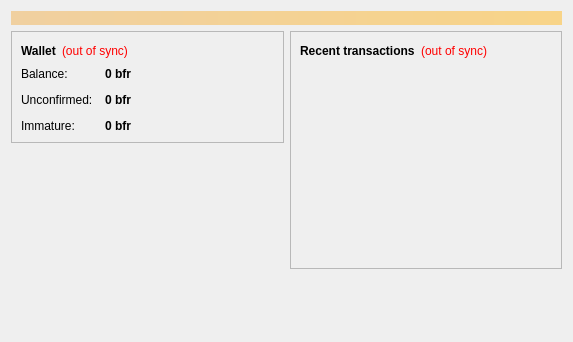
<?xml version="1.0" encoding="UTF-8"?>
<ui version="4.0">
 <class>OverviewPage</class>
 <widget class="QWidget" name="OverviewPage">
  <property name="geometry">
   <rect>
    <x>0</x>
    <y>0</y>
    <width>573</width>
    <height>342</height>
   </rect>
  </property>
  <property name="windowTitle">
   <string>Form</string>
  </property>
  <layout class="QVBoxLayout" name="topLayout">
   <item>
    <widget class="QLabel" name="labelAlerts">
     <property name="visible">
      <bool>false</bool>
     </property>
     <property name="styleSheet">
      <string notr="true">background-color: qlineargradient(x1: 0, y1: 0, x2: 1, y2: 0, stop:0 #F0D0A0, stop:1 #F8D488); color:#000000;</string>
     </property>
     <property name="wordWrap">
      <bool>true</bool>
     </property>
     <property name="margin">
      <number>3</number>
     </property>
    </widget>
   </item>
   <item>
    <layout class="QHBoxLayout" name="horizontalLayout" stretch="1,1">
     <item>
      <layout class="QVBoxLayout" name="verticalLayout_2">
       <item>
        <widget class="QFrame" name="frame">
         <property name="frameShape">
          <enum>QFrame::StyledPanel</enum>
         </property>
         <property name="frameShadow">
          <enum>QFrame::Raised</enum>
         </property>
         <layout class="QVBoxLayout" name="verticalLayout_4">
          <item>
           <layout class="QHBoxLayout" name="horizontalLayout_4">
            <item>
             <widget class="QLabel" name="label_5">
              <property name="font">
               <font>
                <weight>75</weight>
                <bold>true</bold>
               </font>
              </property>
              <property name="text">
               <string>Wallet</string>
              </property>
             </widget>
            </item>
            <item>
             <widget class="QLabel" name="labelWalletStatus">
              <property name="toolTip">
               <string>The displayed information may be out of date. Your wallet automatically synchronizes with the BeFrank network after a connection is established, but this process has not completed yet.</string>
              </property>
              <property name="styleSheet">
               <string notr="true">QLabel { color: red; }</string>
              </property>
              <property name="text">
               <string notr="true">(out of sync)</string>
              </property>
              <property name="alignment">
               <set>Qt::AlignLeading|Qt::AlignLeft|Qt::AlignVCenter</set>
              </property>
             </widget>
            </item>
            <item>
             <spacer name="horizontalSpacer_2">
              <property name="orientation">
               <enum>Qt::Horizontal</enum>
              </property>
              <property name="sizeHint" stdset="0">
               <size>
                <width>40</width>
                <height>20</height>
               </size>
              </property>
             </spacer>
            </item>
           </layout>
          </item>
          <item>
           <layout class="QFormLayout" name="formLayout_2">
            <property name="fieldGrowthPolicy">
             <enum>QFormLayout::AllNonFixedFieldsGrow</enum>
            </property>
            <property name="horizontalSpacing">
             <number>12</number>
            </property>
            <property name="verticalSpacing">
             <number>12</number>
            </property>
            <item row="0" column="0">
             <widget class="QLabel" name="label">
              <property name="text">
               <string>Balance:</string>
              </property>
             </widget>
            </item>
            <item row="0" column="1">
             <widget class="QLabel" name="labelBalance">
              <property name="font">
               <font>
                <weight>75</weight>
                <bold>true</bold>
               </font>
              </property>
              <property name="cursor">
               <cursorShape>IBeamCursor</cursorShape>
              </property>
              <property name="toolTip">
               <string>Your current balance</string>
              </property>
              <property name="text">
               <string notr="true">0 bfr</string>
              </property>
              <property name="textInteractionFlags">
               <set>Qt::LinksAccessibleByMouse|Qt::TextSelectableByKeyboard|Qt::TextSelectableByMouse</set>
              </property>
             </widget>
            </item>
            <item row="1" column="0">
             <widget class="QLabel" name="label_3">
              <property name="text">
               <string>Unconfirmed:</string>
              </property>
             </widget>
            </item>
            <item row="1" column="1">
             <widget class="QLabel" name="labelUnconfirmed">
              <property name="font">
               <font>
                <weight>75</weight>
                <bold>true</bold>
               </font>
              </property>
              <property name="cursor">
               <cursorShape>IBeamCursor</cursorShape>
              </property>
              <property name="toolTip">
               <string>Total of transactions that have yet to be confirmed, and do not yet count toward the current balance</string>
              </property>
              <property name="text">
               <string notr="true">0 bfr</string>
              </property>
              <property name="textInteractionFlags">
               <set>Qt::LinksAccessibleByMouse|Qt::TextSelectableByKeyboard|Qt::TextSelectableByMouse</set>
              </property>
             </widget>
            </item>
            <item row="2" column="0">
             <widget class="QLabel" name="labelImmatureText">
              <property name="text">
               <string>Immature:</string>
              </property>
             </widget>
            </item>
            <item row="2" column="1">
             <widget class="QLabel" name="labelImmature">
              <property name="font">
               <font>
                <weight>75</weight>
                <bold>true</bold>
               </font>
              </property>
              <property name="toolTip">
               <string>Mined balance that has not yet matured</string>
              </property>
              <property name="text">
               <string notr="true">0 bfr</string>
              </property>
              <property name="textInteractionFlags">
               <set>Qt::LinksAccessibleByMouse|Qt::TextSelectableByKeyboard|Qt::TextSelectableByMouse</set>
              </property>
             </widget>
            </item>
           </layout>
          </item>
         </layout>
        </widget>
       </item>
       <item>
        <spacer name="verticalSpacer">
         <property name="orientation">
          <enum>Qt::Vertical</enum>
         </property>
         <property name="sizeHint" stdset="0">
          <size>
           <width>20</width>
           <height>40</height>
          </size>
         </property>
        </spacer>
       </item>
      </layout>
     </item>
     <item>
      <layout class="QVBoxLayout" name="verticalLayout_3">
       <item>
        <widget class="QFrame" name="frame_2">
         <property name="frameShape">
          <enum>QFrame::StyledPanel</enum>
         </property>
         <property name="frameShadow">
          <enum>QFrame::Raised</enum>
         </property>
         <layout class="QVBoxLayout" name="verticalLayout">
          <item>
           <layout class="QHBoxLayout" name="horizontalLayout_2">
            <item>
             <widget class="QLabel" name="label_4">
              <property name="text">
               <string>&lt;b&gt;Recent transactions&lt;/b&gt;</string>
              </property>
             </widget>
            </item>
            <item>
             <widget class="QLabel" name="labelTransactionsStatus">
              <property name="toolTip">
               <string>The displayed information may be out of date. Your wallet automatically synchronizes with the BeFrank network after a connection is established, but this process has not completed yet.</string>
              </property>
              <property name="styleSheet">
               <string notr="true">QLabel { color: red; }</string>
              </property>
              <property name="text">
               <string notr="true">(out of sync)</string>
              </property>
              <property name="alignment">
               <set>Qt::AlignRight|Qt::AlignTrailing|Qt::AlignVCenter</set>
              </property>
             </widget>
            </item>
            <item>
             <spacer name="horizontalSpacer">
              <property name="orientation">
               <enum>Qt::Horizontal</enum>
              </property>
              <property name="sizeHint" stdset="0">
               <size>
                <width>40</width>
                <height>20</height>
               </size>
              </property>
             </spacer>
            </item>
           </layout>
          </item>
          <item>
           <widget class="QListView" name="listTransactions">
            <property name="styleSheet">
             <string notr="true">QListView { background: transparent; }</string>
            </property>
            <property name="frameShape">
             <enum>QFrame::NoFrame</enum>
            </property>
            <property name="verticalScrollBarPolicy">
             <enum>Qt::ScrollBarAlwaysOff</enum>
            </property>
            <property name="horizontalScrollBarPolicy">
             <enum>Qt::ScrollBarAlwaysOff</enum>
            </property>
            <property name="selectionMode">
             <enum>QAbstractItemView::NoSelection</enum>
            </property>
           </widget>
          </item>
         </layout>
        </widget>
       </item>
       <item>
        <spacer name="verticalSpacer_2">
         <property name="orientation">
          <enum>Qt::Vertical</enum>
         </property>
         <property name="sizeHint" stdset="0">
          <size>
           <width>20</width>
           <height>40</height>
          </size>
         </property>
        </spacer>
       </item>
      </layout>
     </item>
    </layout>
   </item>
  </layout>
 </widget>
 <resources/>
 <connections/>
</ui>
